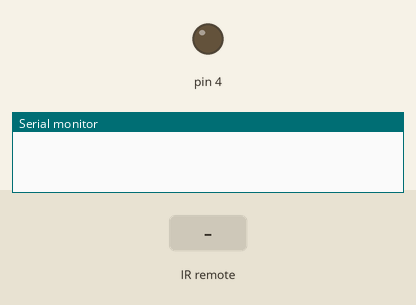
Recording of a sketch running on a simulated Arduino Uno, built with avr-gcc and run on an emulated ATmega328P. On the bench: output pins drawn as LEDs (lit = HIGH), the last lines printed to the serial monitor. The test bench sets the inputs (shaded band).

Above: at 1.2 s.
1.3 s: infrared code 0x80BF3BC4 received
At 1.9 s:
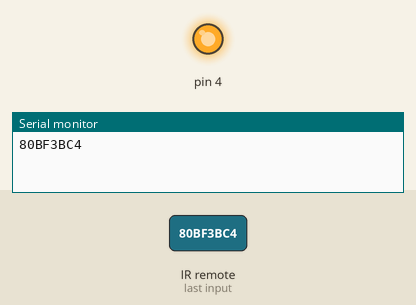
Timing chart, 0 to 4.3 s (numbered marks = the images above; inputs shaded):
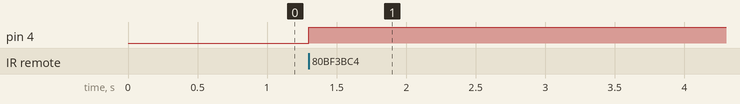

The sketch:

sketch_apr26b.ino
```cpp
/*ilk önce ır sensörün
sol bacağını sinyale(3)
orta gnd
sağ 5v+
ve sinyal geldiğini anlamak için led(4)
*/
#include<IRremote.h>
IRrecv irrecv(3);
decode_results results;
#define on 0x80BF3BC4

void setup() {
Serial.begin(9600);
irrecv.enableIRIn();
pinMode(4,OUTPUT);
digitalWrite(4,LOW);
}

void loop() {
if(irrecv.decode(&results)){
  Serial.println(results.value,HEX);
  digitalWrite(4,HIGH);
  delay(100);
  digitalWrite(4,LOW);
  delay(1);
  irrecv.resume();
}
if(results.value==on){
  digitalWrite(4, !digitalRead(3));
}
}
```

Measured:
- after the input at 1.3 s, pin 4: LOW → HIGH at once
